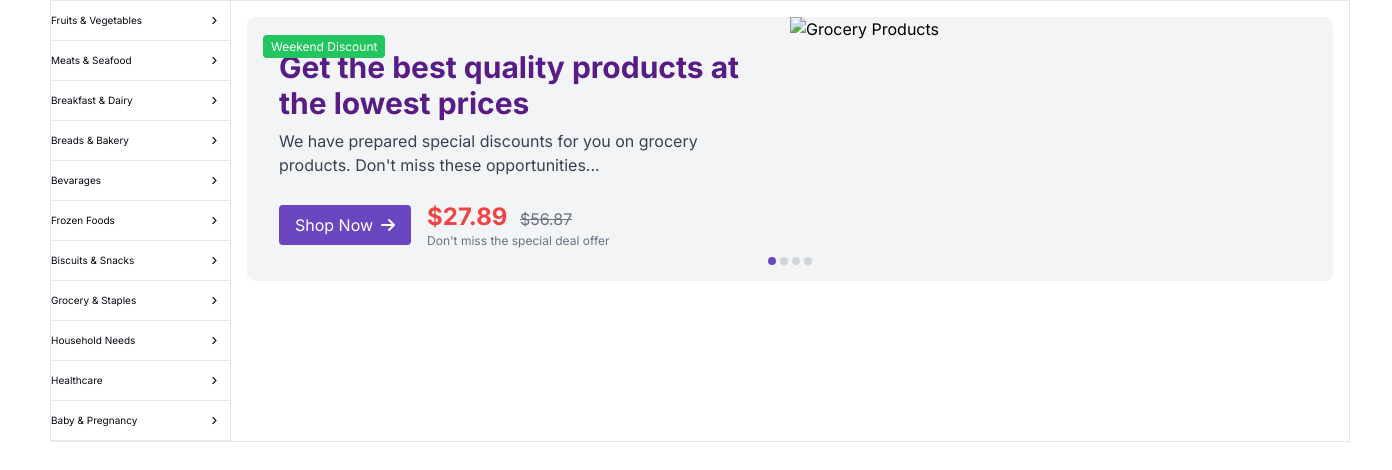
/shop/home/, run on the app's committed database.
### shop/models.py (models this page shows, shortened)
class Category(models.Model):
    name = models.CharField(max_length=100, unique=True)

### shop/views.py (the view)
# urls.py: path('home/', views.home, name='home'),  # home route in shop app
def home(request):
    user = request.user
    categories = Category.objects.all()  # Fetch all categories
    context = {
        'user_id': user.id,
        'username': user.username,
        'categories': categories,  # Add categories to context
    }
    return render(request, 'shop/home.html', context)

### shop/templates/shop/home.html (shortened to what this page needs)
{% extends "shop/base.html" %}
{% block content %}
<div class="flex border" style="width: 1300px; margin-left: -22px;">
    <div class="border-r" style="width: 180px;">
        {% if categories %}
        {% for category in categories %}
        <div class="py-3 border-b flex items-center justify-between hover:bg-gray-50 cursor-pointer">
            <span style="font-size: 10px; color: #030712;" class="font-normal">
                {{ category.name }}
            </span>
            <span class="material-symbols-outlined mr-2" style="font-size: 15px; font-variation-settings: 'wght' 400;">
            </span>
        </div>
        {% endfor %}
        {% else %}
        <p class="text-sm text-gray-500">No categories available.</p>
        {% endif %}
    </div>
    <div class="flex-1 p-4">
        <div class="bg-gray-100 rounded-lg overflow-hidden relative">
            <div class="absolute top-4 left-4">
                <span class="bg-green-500 text-white text-xs px-2 py-1 rounded">Weekend Discount</span>
            </div>
            <div class="flex">
                <div class="p-8 w-1/2">
                    <h2 class="text-3xl font-bold text-purple-900 mb-2">Get the best quality products at the lowest
                        prices</h2>
                    <p class="text-gray-700 mb-6">We have prepared special discounts for you on grocery products.
                        Don't miss these opportunities...</p>
                    <div class="flex items-center gap-4">
                        <button
                            class="bg-grogin-purple hover:bg-grogin-dark-purple text-white px-4 py-2 rounded flex items-center">
                            Shop Now
                            <i class="fas fa-arrow-right ml-2"></i>
                        </button>
                        <div>
                            <span class="text-red-500 text-2xl font-bold">$27.89</span>
                            <span class="text-gray-500 line-through ml-2">$56.87</span>
                            <div class="text-xs text-gray-500">Don't miss the special deal offer</div>
                        </div>
                    </div>
                </div>
                <div class="w-1/2">
                    <img src="/placeholder.svg?height=300&width=500" alt="Grocery Products"
                        class="h-full w-full object-cover">
                </div>
            </div>
            <div class="absolute bottom-4 left-1/2 transform -translate-x-1/2 flex gap-1">
                <span class="w-2 h-2 bg-grogin-purple rounded-full"></span>
                <span class="w-2 h-2 bg-gray-300 rounded-full"></span>
                <span class="w-2 h-2 bg-gray-300 rounded-full"></span>
                <span class="w-2 h-2 bg-gray-300 rounded-full"></span>
            </div>
        </div>
    </div>
</div>
{% endblock %}

### shop/templates/shop/base.html (shortened to what this page needs)
<!DOCTYPE html>
<html lang="en">
<head>
    <script src="https://cdn.tailwindcss.com"></script>
    <link rel="stylesheet" href="https://cdnjs.cloudflare.com/ajax/libs/font-awesome/6.4.0/css/all.min.css">
</head>
<body class="min-h-screen">
    <main class="container mx-auto px-4">
        {% block content %}
        {% endblock %}
    </main>
</body>
</html>

### shop/templates/shop/base.html (style rules this page uses)
body { font-family: "Inter", sans-serif; width: 100%; display: flex; flex-direction: column; align-items: center; }

### data on the page
Category: name "Fruits & Vegetables"
Category: name "Meats & Seafood"
Category: name "Breakfast & Dairy"
Category: name "Breads & Bakery"
Category: name "Bevarages"
Category: name "Frozen Foods"
Category: name "Biscuits & Snacks"
Category: name "Grocery & Staples"
Category: name "Household Needs"
Category: name "Healthcare"
Category: name "Baby & Pregnancy"
